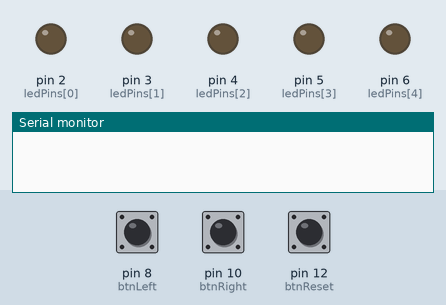
This sketch was run on a simulated Arduino Uno, built with avr-gcc and run on an emulated ATmega328P. Parts: output pins drawn as LEDs (lit = HIGH), the last lines printed to the serial monitor. The test bench sets the inputs (shaded band); at power-on: pin 10 (btnRight) HIGH, pin 8 (btnLeft) HIGH, pin 12 (btnReset) HIGH.

Above: at 1.2 s.
1.3 s: pin 10 (btnRight) pulled LOW for 0.15 s
At 1.7 s:
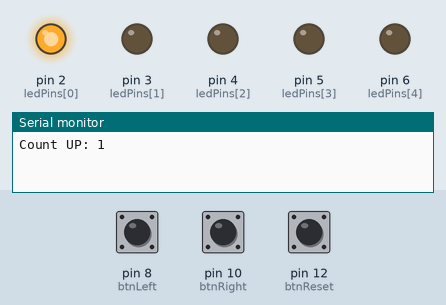
2.9 s: pin 10 (btnRight) pulled LOW for 1 s
At 4.1 s:
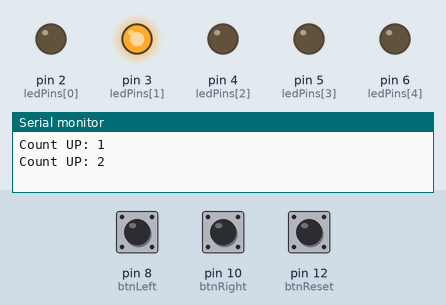
5.4 s: pin 10 (btnRight) pulled LOW for 0.15 s
At 6.0 s:
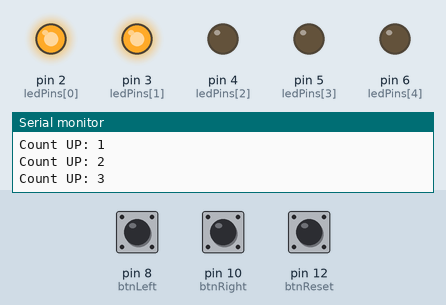
7.0 s: pin 10 (btnRight) pulled LOW for 3.2 s
At 8.4 s:
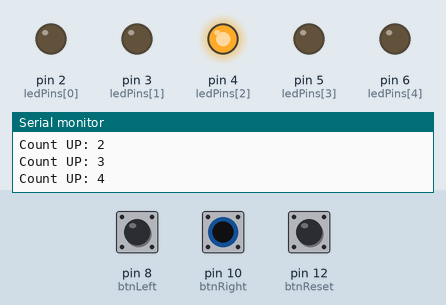
11.7 s: pin 10 (btnRight) pulled LOW for 0.15 s
At 12.0 s:
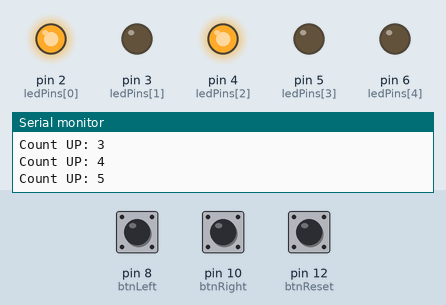
13.3 s: pin 8 (btnLeft) pulled LOW for 0.15 s
At 14.4 s:
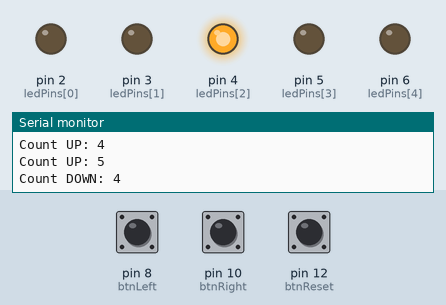
Timing chart, 0 to 15.9 s (numbered marks = the images above; inputs shaded):
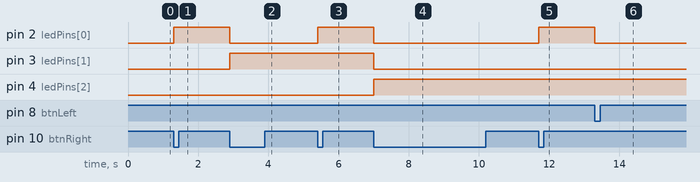

The sketch:

5-5.ino
```cpp
// ----- LED Setup -----
const int ledPins[] = {2, 3, 4, 5, 6};
const int numLeds = 5;

// ----- Button Pins -----
const int btnLeft  = 8;   // Count DOWN
const int btnRight = 10;  // Count UP
const int btnReset = 12;  // Reset to 0

// ----- Counter -----
int count = 0;            // 0–31 (5 bits)

// ----- Button State Tracking -----
bool lastLeft  = HIGH;
bool lastRight = HIGH;
bool lastReset = HIGH;

void setup() {
  Serial.begin(9600);

  for (int i = 0; i < numLeds; i++) {
    pinMode(ledPins[i], OUTPUT);
  }

  pinMode(btnLeft,  INPUT_PULLUP);
  pinMode(btnRight, INPUT_PULLUP);
  pinMode(btnReset, INPUT_PULLUP);
}

void loop() {

  // Read button states
  bool leftState  = digitalRead(btnLeft);
  bool rightState = digitalRead(btnRight);
  bool resetState = digitalRead(btnReset);

  // ----- COUNT UP -----
  if (lastRight == HIGH && rightState == LOW) {
    count++;
    if (count > 31) count = 31;   // clamp
    Serial.print("Count UP: ");
    Serial.println(count);
  }

  // ----- COUNT DOWN -----
  if (lastLeft == HIGH && leftState == LOW) {
    count--;
    if (count < 0) count = 0;     // clamp
    Serial.print("Count DOWN: ");
    Serial.println(count);
  }

  // ----- RESET -----
  if (lastReset == HIGH && resetState == LOW) {
    count = 0;
    Serial.println("RESET to 0");
  }

  // Save button states
  lastLeft  = leftState;
  lastRight = rightState;
  lastReset = resetState;

  // ----- DISPLAY BINARY ON LEDs -----
  for (int i = 0; i < numLeds; i++) {
    digitalWrite(ledPins[i], (count >> i) & 1);
  }
}
```

Measured:
- after the input at 1.3 s, pin 2 (ledPins[0]): LOW → HIGH at once
- after the input at 2.9 s, pin 2 (ledPins[0]): HIGH → LOW at once; pin 3 (ledPins[1]): LOW → HIGH at once
- after the input at 5.4 s, pin 2 (ledPins[0]): LOW → HIGH at once
- after the input at 7.0 s, pin 2 (ledPins[0]), pin 3 (ledPins[1]): HIGH → LOW at once; pin 4 (ledPins[2]): LOW → HIGH at once
- after the input at 11.7 s, pin 2 (ledPins[0]): LOW → HIGH at once
- after the input at 13.3 s, pin 2 (ledPins[0]): HIGH → LOW at once
